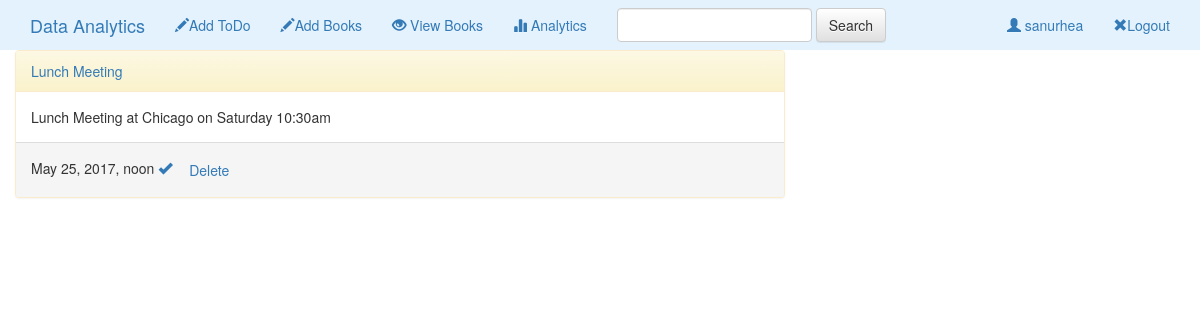
Screenshot of /18/ (signed in) with the database file from the repository.
### todo/models.py (models this page shows, shortened)
class ToDo(models.Model):
    title = models.CharField(max_length=140, unique=True)
    content = models.TextField(max_length=250)
    createdate = models.DateTimeField(auto_now_add=True)
    tododate = models.DateTimeField()
    user = models.ForeignKey("auth.User")
    done = models.BooleanField(default=False)
    publish = models.BooleanField(default=True)
    class Meta:
        ordering = ["-createdate"]

### todo/views.py (the view)
# urls.py: url(r'^(?P<id>[0-9]+)/$', views.DetailToDo, name="detail"),
def DetailToDo(request,id):
    if not request.user.is_authenticated():
        return redirect('accounts:login')
    todo = get_object_or_404(ToDo, id=id)
    if (request.user.id != todo.user.id):
        return redirect('todo:index')
    return render(request, "detail.html", {"todo":todo})

### templates/detail.html (shortened to what this page needs)
{% extends 'base.html' %}
{%block body %}
<div class="container col-sm-6 col-md-8">
<div class="panel panel-warning">
    <div class="panel-heading"><a href="{% url 'todo:detail' todo.id %}">{{todo.title}}</a></div>
  <div class="panel-body">
    {{todo.content|safe}}
  </div>
<div class="panel-footer">{{todo.tododate}}
 {% if not todo.done %}
<a href="{% url 'todo:done' todo.id %}"><span class="glyphicon glyphicon-ok"></span></a>
{% else %}
<a href="{% url 'todo:done' todo.id %}"><span class="glyphicon glyphicon-remove"></span></a>
{% endif %}
<a class="btn" href="{% url 'todo:deleteitem' todo.id %}">Delete</a>
</div>
</div>
</div>
{% endblock %}

### templates/base.html (shortened to what this page needs)
<!DOCTYPE html>
<html lang="en">
<head>
    {% load staticfiles %}
    <link type="text/css" href="base.css" rel="stylesheet">
<link rel="stylesheet" href="//maxcdn.bootstrapcdn.com/bootstrap/3.2.0/css/bootstrap.min.css">
<link rel="stylesheet" href="//maxcdn.bootstrapcdn.com/bootstrap/3.2.0/css/bootstrap-theme.min.css">
</head>
<body>
<nav class="class="navbar navbar-light" style="background-color: #e3f2fd;"">
    <div class="container-fluid">
        <div class="navbar-header">
            <a class="navbar-brand" href="{% url 'todo:index' %}">Data Analytics</a>
        </div>
        <div class="collapse navbar-collapse" id="topNavBar">
            <ul class="nav navbar-nav">
            {% if user.is_authenticated %}
            <li style="color:red;">
                <a href="{% url 'todo:create' %}"> <span class="glyphicon glyphicon-pencil"></span>Add ToDo</a>
            </li>
            <li style="color:red;">
                <a href="{% url 'todo:createbook' %}"> <span class="glyphicon glyphicon-pencil"></span>Add Books</a>
            </li>
            <li style="color:red;">
                <a href="{% url 'todo:listbooks' %}"> <span class="glyphicon glyphicon-eye-open"></span> View Books</a>
            </li>
            <li style="color:red;">
                <a href="{% url 'todo:dataframetest' %}"> <span class="glyphicon glyphicon-stats"></span> Analytics</a>
            </li>
                {% endif %}
            </ul>
            <form class="navbar-form navbar-left" role="search" method="post" action="{% url 'todo:search' %}">
                <div class="form-group">
                        <input type="text" class="form-control" name="search" value="" id="search">
                </div>
                <button type="submit" class="btn btn-default">Search</button>
            </form>
            <ul class="nav navbar-nav navbar-right">
                {% if user.is_authenticated %}
            <li style="color:red;">
                <a href="{% url 'todo:profile' %}"> <span class="glyphicon glyphicon-user"></span> {{user.username}}</a>
            </li>
                <li style="color:red;">
                <a href="{% url 'accounts:logout' %}"> <span class="glyphicon glyphicon-remove"></span>Logout</a>
            </li>
                {% else %}
            <li style="color:red;">
                <a href="{% url 'accounts:login' %}"> <span class="glyphicon glyphicon-user"></span>Login</a>
            </li>
                {% endif %}
            </ul>
        </div>
    </div>
</nav>
{% block body %}
{% endblock %}
</body>
</html>

### templates/base.css (style rules this page uses)
body { margin-top:10px; background: #e0e0e0; }

### rows the page displays
ToDo: title "Lunch Meeting", content "Lunch Meeting at Chicago on Saturday 10:30am", tododate "May 25, 2017, noon"

### other values shown
{{ user.username }} "sanurhea"
